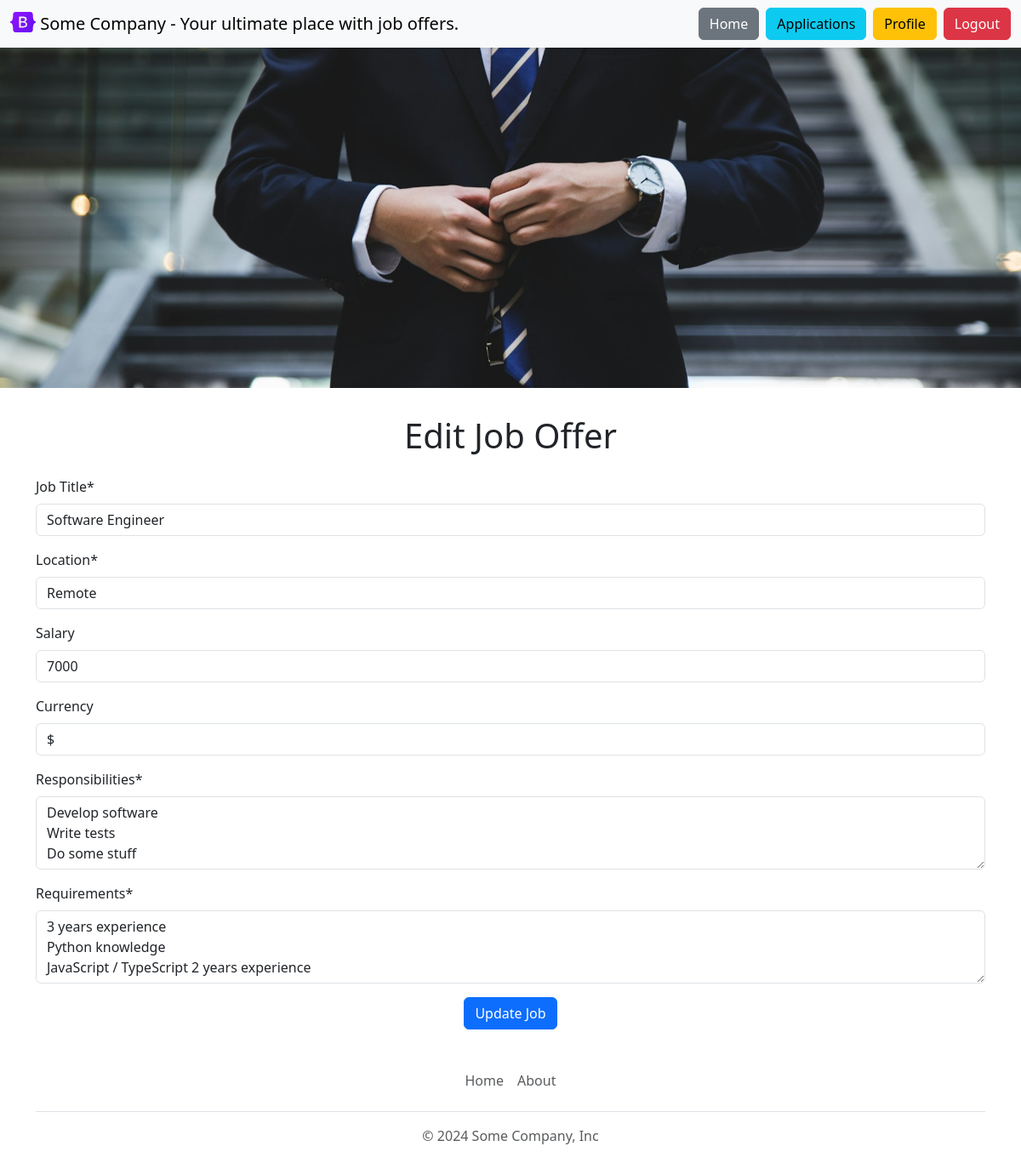
Page /edit_job/1 (signed in) on the committed database.
### models.py (models this page shows, shortened)
class Job(db.Model):
    id = Column(Integer, primary_key=True)
    title = Column(String(80), nullable=False)
    location = Column(String(120), nullable=False)
    salary = Column(String(20), nullable=False)
    currency = Column(String(10), nullable=False)
    responsibilities = Column(Text, nullable=False)
    requirements = Column(Text, nullable=False)

### app.py (the view, shortened to what this page needs)
@app.route("/edit_job/<int:job_id>", methods=["GET", "POST"])
@login_required
def edit_job(job_id):
    if not current_user.is_admin:
        flash('You do not have permission to view this page.', 'error')
        return redirect(url_for('enter_home'))
    job = Job.query.get_or_404(job_id)
    return render_template('edit_job.html', job=job)

### app.py (called while the page is built)
@login_manager.user_loader
def load_user(user_id):
    return User.query.get(int(user_id))

### templates/edit_job.html (shortened to what this page needs)
{% extends 'base.html' %}
{% block banner %}{% include 'banner.html' %}{% endblock %}
{% block content %}
  <h1 class="text-center mt-3 mb-4">Edit Job Offer</h1>
  <form action="/edit_job/{{ job.id }}" method="POST">
    <div class="mb-3">
      <label for="title" class="form-label">Job Title&ast;</label>
      <input type="text" class="form-control" id="title" name="title" value="{{ job.title }}" required />
    </div>
    <div class="mb-3">
      <label for="location" class="form-label">Location&ast;</label>
      <input type="text" class="form-control" id="location" name="location" value="{{ job.location }}" required />
    </div>
    <div class="mb-3">
      <label for="salary" class="form-label">Salary</label>
      <input type="text" class="form-control" id="salary" name="salary" value="{{ job.salary }}" />
    </div>
    <div class="mb-3">
      <label for="currency" class="form-label">Currency</label>
      <input type="text" class="form-control" id="currency" name="currency" value="{{ job.currency }}" />
    </div>
    <div class="mb-3">
      <label for="responsibilities" class="form-label">Responsibilities&ast;</label>
      <textarea class="form-control" id="responsibilities" name="responsibilities" rows="3" required>{{ job.responsibilities }}</textarea>
    </div>
    <div class="mb-3">
      <label for="requirements" class="form-label">Requirements&ast;</label>
      <textarea class="form-control" id="requirements" name="requirements" rows="3" required>{{ job.requirements }}</textarea>
    </div>
    <div class="text-center">
      <button type="submit" class="btn btn-primary">Update Job</button>
    </div>
  </form>
{% endblock %}

### rows in the picture
Job: title "Software Engineer", location "Remote", salary "7000", currency "$", responsibilities "Develop software Write tests Do some stuff", requirements "3 years experience Python knowledge JavaScript / TypeScript 2 years experience"
